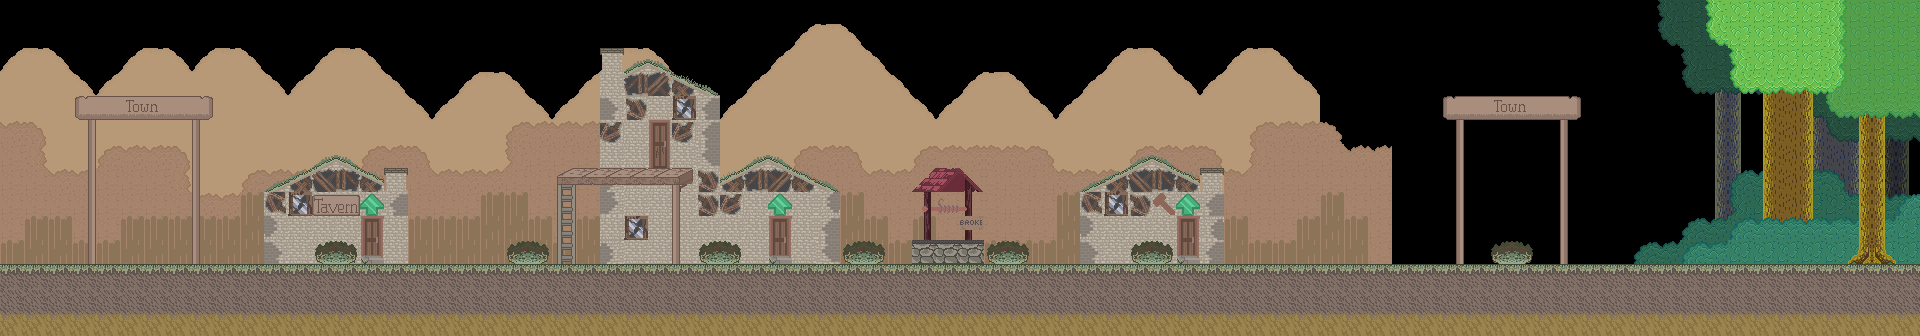

Rendered tile map (Tiled .tmx) drawn with the repository's tilesets; below, a short description and the map source with its tile grids summarised:
An orthogonal 80x14 tile map with 24x24 px tiles, 9 tile layers (mountains, treeline, reeds, bg_trunks, ...) and 29 objects (7x door, 4x npc, cow, climbable, material, ...).

<map version="1.0" orientation="orthogonal" width="80" height="14" tilewidth="24" tileheight="24">
 <properties>
  <property name="blue" value="124" />
  <property name="floor" value="9" />
  <property name="green" value="163" />
  <property name="overworldName" value="town_1" />
  <property name="red" value="195" />
  <property name="soundtrack" value="town" />
  <property name="title" value="Town" />
 </properties>
 <tileset firstgid="1" name="town" tilewidth="24" tileheight="24">
  <image source="../images/tilesets/town.png" width="360" height="192" />
 </tileset>
 <layer name="mountains" width="80" height="14">
  <properties>
   <property name="parallax" value="0.2" />
  </properties>
  <data>[1120 cells, 459 non-empty, 3 distinct tile ids]</data>
 </layer>
 <layer name="treeline" width="80" height="14">
  <properties>
   <property name="parallax" value="0.5" />
  </properties>
  <data>[1120 cells, 272 non-empty, 3 distinct tile ids]</data>
 </layer>
 <layer name="reeds" width="80" height="14">
  <properties>
   <property name="parallax" value="0.9" />
  </properties>
  <data>[1120 cells, 128 non-empty, 6 distinct tile ids]</data>
 </layer>
 <layer name="bg_trunks" width="80" height="14">
  <data>[1120 cells, 54 non-empty, 6 distinct tile ids]</data>
 </layer>
 <layer name="bg_needles" width="80" height="14">
  <data>[1120 cells, 83 non-empty, 10 distinct tile ids]</data>
 </layer>
 <layer name="bg_leaves" width="80" height="14">
  <data>[1120 cells, 45 non-empty, 6 distinct tile ids]</data>
 </layer>
 <layer name="buildings" width="80" height="14">
  <data>[1120 cells, 370 non-empty, 15 distinct tile ids]</data>
 </layer>
 <layer name="foreground" width="80" height="14">
  <data>[1120 cells, 54 non-empty, 19 distinct tile ids]</data>
 </layer>
 <layer name="accents" width="80" height="14">
  <data>[1120 cells, 59 non-empty, 24 distinct tile ids]</data>
 </layer>
 <objectgroup color="#000000" name="nodes" width="80" height="14">
  <object type="cow" x="415" y="206" width="84" height="60" />
  <object name="main" type="door" x="48" y="216" width="24" height="48" />
  <object type="door" x="1896" y="120" width="24" height="144">
   <properties>
    <property name="instant" value="true" />
    <property name="level" value="treeline" />
    <property name="to" value="main" />
   </properties>
  </object>
  <object name="tavern" type="door" x="360" y="216" width="24" height="48">
   <properties>
    <property name="level" value="tavern" />
    <property name="to" value="main" />
   </properties>
  </object>
  <object name="blacksmith" type="door" x="1176" y="216" width="24" height="48">
   <properties>
    <property name="level" value="blacksmith" />
    <property name="to" value="main" />
   </properties>
  </object>
  <object name="house" type="door" x="768" y="216" width="24" height="48">
   <properties>
    <property name="level" value="house" />
    <property name="to" value="main" />
   </properties>
  </object>
  <object name="hilda" type="npc" x="480" y="216" width="48" height="48" />
  <object type="climbable" x="560" y="176" width="11" height="89" />
  <object name="rock" type="material" x="1776" y="240" width="24" height="24" />
  <object type="door" x="0" y="0" width="24" height="264">
   <properties>
    <property name="instant" value="true" />
    <property name="level" value="forest-2" />
    <property name="to" value="next" />
   </properties>
  </object>
  <object name="next" type="door" x="1848" y="216" width="24" height="48" />
  <object name="townsperson" type="npc" x="840" y="216" width="48" height="48" />
  <object name="townknight" type="npc" x="1056" y="216" width="48" height="48" />
  <object name="oldman" type="npc" x="648" y="232" width="24" height="24" />
  <object name="sign" type="savepoint" x="216" y="214" width="24" height="50" />
  <object type="info" x="648" y="120" width="24" height="50">
   <properties>
    <property name="info" value="This door is locked." />
   </properties>
  </object>
 </objectgroup>
 <objectgroup color="#12a460" name="block" width="80" height="14">
  <object x="0" y="264" width="1920" height="72" />
 </objectgroup>
 <objectgroup color="#a42118" name="platform" width="80" height="14">
  <object x="720" y="185" width="110" height="22">
   <polygon points="0,0 47,-25 117,10 -2,10" />
  </object>
  <object x="562" y="172" width="110" height="22" />
  <object x="625" y="74">
   <polygon points="1,2 0,22 91,22 22,-11" />
  </object>
  <object x="385" y="168" width="24" height="24" />
  <object x="600" y="48" width="24" height="24" />
  <object x="1082" y="192">
   <polygon points="0,0 67,-32 116,-9 116,-1" />
  </object>
  <object x="1200" y="168" width="24" height="24" />
  <object x="270" y="192">
   <polygon points="0,0 65,-31 113,-9 113,6 1,6" />
  </object>
  <object x="72" y="96" width="144" height="24" />
  <object x="1440" y="96" width="144" height="24" />
  <object x="912" y="191">
   <polygon points="0,0 25,-23 49,-23 70,0" />
  </object>
  <object x="913" y="240" width="71" height="12" />
 </objectgroup>
</map>
